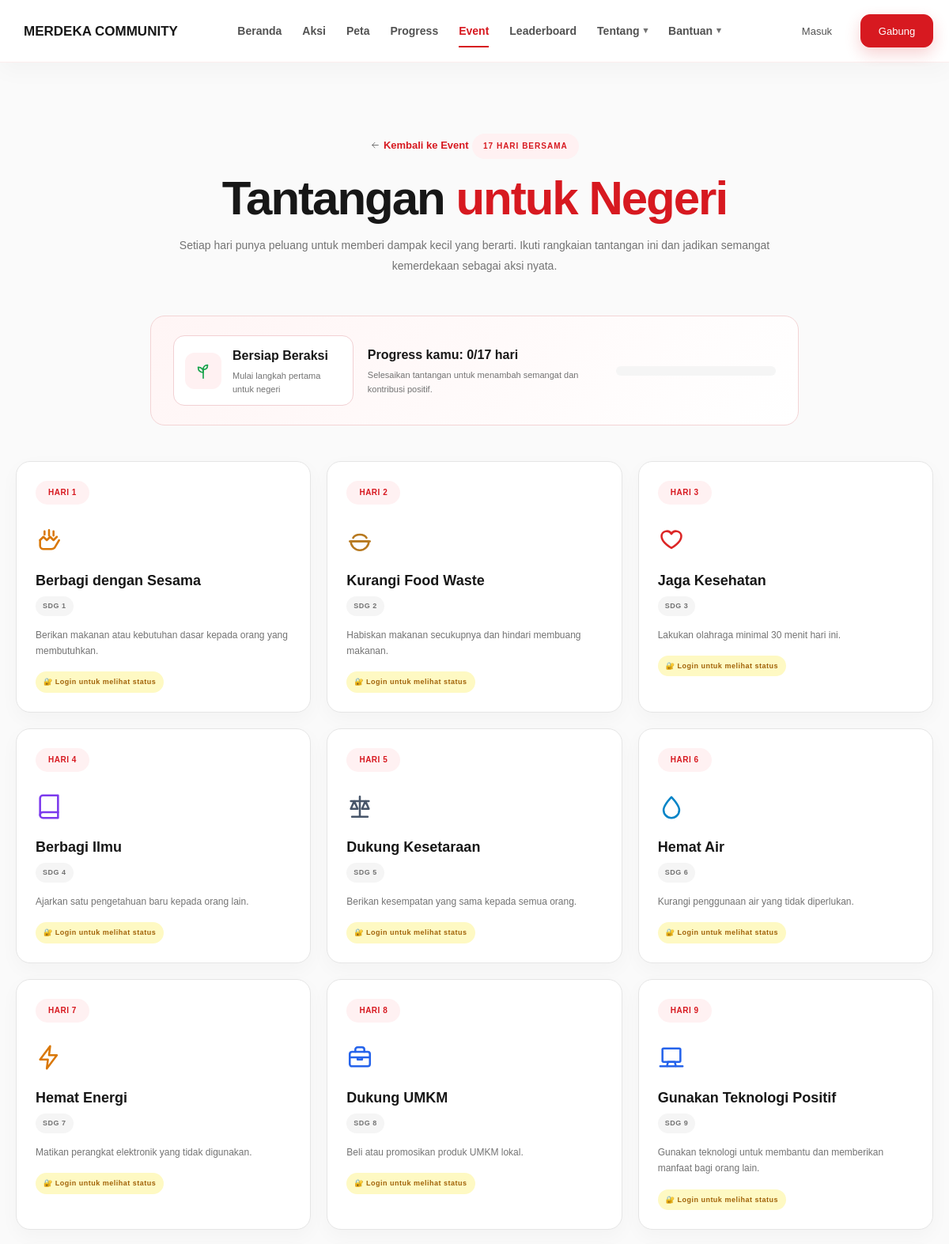
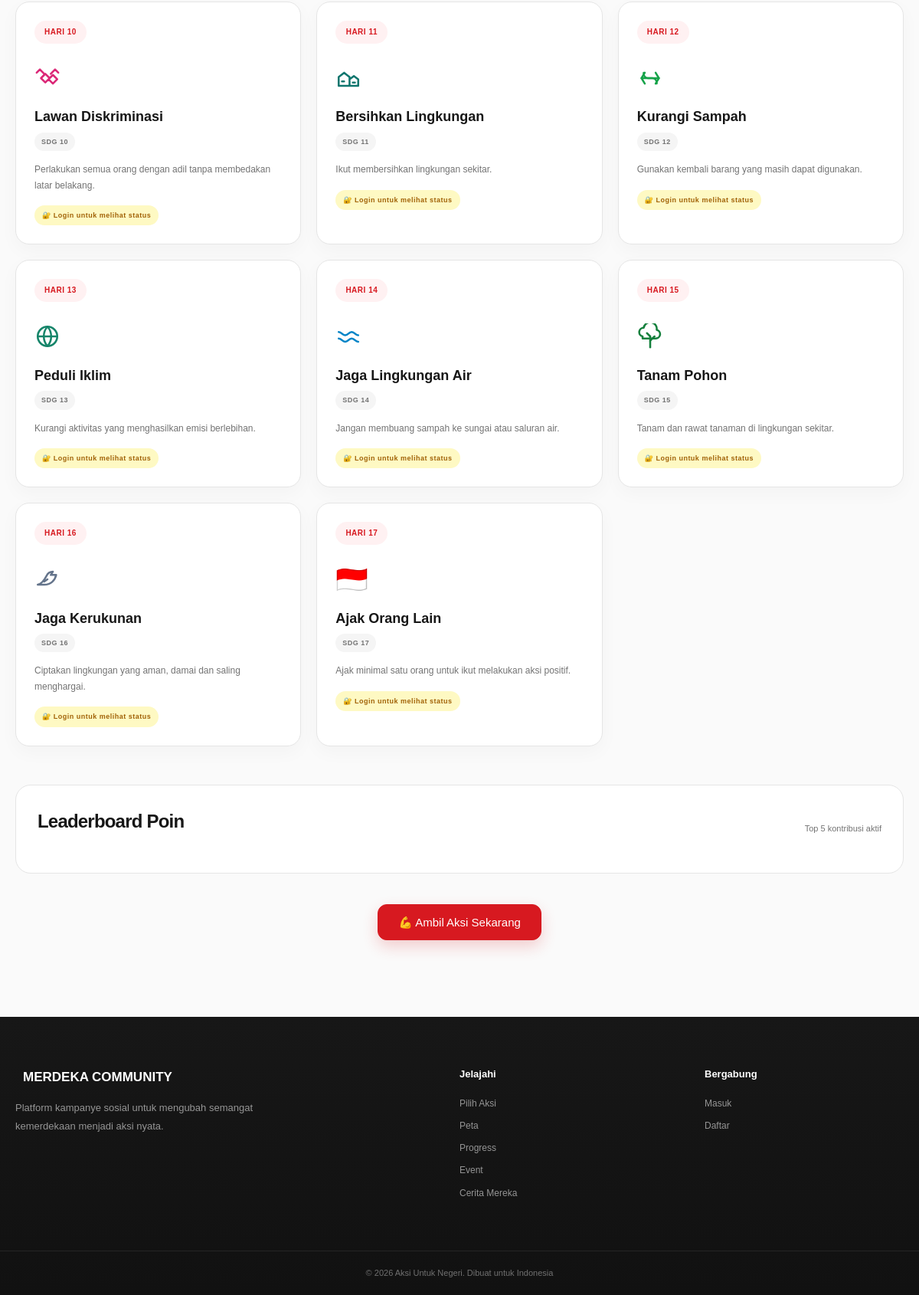
The page /pages/tantangan.php on the database its author committed (2 pictures, top to bottom).
### tables this page shows
CREATE TABLE `tantangan` (
  `id` int NOT NULL,
  `hari` int NOT NULL,
  `sdg_nomor` int NOT NULL,
  `judul` varchar(200) NOT NULL,
  `deskripsi` text NOT NULL,
  `icon` varchar(50) DEFAULT NULL
);

### pages/tantangan.php (the view, shortened to what this page needs)
<?php
require_once "../config/database.php";
$userId = isset($_SESSION['user_id']) ? (int) $_SESSION['user_id'] : 0;
$queryTantangan = mysqli_query(
    $conn,
    "SELECT *
     FROM tantangan
     ORDER BY hari ASC"
);
$tantanganList = [];
while ($row = mysqli_fetch_assoc($queryTantangan)) {
    $tantanganList[] = $row;
}
$approvedAksiCount = 0;
$userCompleted = 0;
$totalHari = count($tantanganList);
$achievementLevels = [
    ['min' => 0, 'label' => 'Bersiap Beraksi', 'icon' => '🌱', 'desc' => 'Mulai langkah pertama untuk negeri'],
    ['min' => 1, 'label' => 'Pemula Berani', 'icon' => '🔥', 'desc' => 'Sudah ada satu langkah nyata'],
    ['min' => 3, 'label' => 'Relawan Inspiratif', 'icon' => '⭐', 'desc' => 'Konsisten memberi dampak'],
    ['min' => 5, 'label' => 'Aktivis Muda', 'icon' => '🏅', 'desc' => 'Sudah banyak langkah yang dibangun'],
    ['min' => 10, 'label' => 'Pejuang Negeri', 'icon' => '👑', 'desc' => 'Kontribusi sudah terlihat nyata'],
    ['min' => 17, 'label' => 'Pelopor Kemerdekaan', 'icon' => '', 'desc' => 'Menuntaskan seluruh tantangan 17 hari'],
];
$currentAchievement = $achievementLevels[0];
foreach ($achievementLevels as $achievement) {
    if ($userCompleted >= $achievement['min']) {
        $currentAchievement = $achievement;
    }
}
?>
<!DOCTYPE html>
<html lang="id">
<head>
    <link rel="stylesheet" href="../assets/css/style.css">
    <link rel="stylesheet" href="../assets/css/pages.css">
</head>
<body class="challenge-page">
<?php $basePath = '../'; require __DIR__ . '/../includes/navbar.php'; ?>
<main class="challenge-main">
    <div class="container">
        <div class="challenge-hero">
            <a href="event.php" class="text-link">← Kembali ke Event</a>
            <span class="challenge-label"> 17 HARI BERSAMA</span>
            <h1>
                Tantangan <span>untuk Negeri</span>
            </h1>
            <p>
                Setiap hari punya peluang untuk memberi dampak kecil yang berarti.
                Ikuti rangkaian tantangan ini dan jadikan semangat kemerdekaan sebagai aksi nyata.
            </p>
        </div>
        <div class="challenge-progress">
            <div class="achievement-box">
                <div class="achievement-icon"><?= htmlspecialchars($currentAchievement['icon']) ?></div>
                <div class="achievement-copy">
                    <strong><?= htmlspecialchars($currentAchievement['label']) ?></strong>
                    <small><?= htmlspecialchars($currentAchievement['desc']) ?></small>
                </div>
            </div>
            <div>
                <strong>
                    Progress kamu: <?= (int) $userCompleted ?>/<?= $totalHari ?> hari
                </strong>
                <small>
                    Selesaikan tantangan untuk menambah semangat dan kontribusi positif.
                </small>
            </div>
            <div class="progress-meter" aria-label="Progress tantangan">
            </div>
        </div>
        <div class="challenge-grid">
            <?php foreach ($tantanganList as $tantangan): ?>
                <?php
                    $isDone = $userId > 0 && $approvedAksiCount > 0 && (int) $tantangan['hari'] <= $userCompleted;
                ?>
                <article class="challenge-card">
                    <div class="challenge-day">Hari <?= (int) $tantangan['hari'] ?></div>
                    <div class="icon"><?= htmlspecialchars($tantangan['icon'] ?? '✨') ?></div>
                    <h3><?= htmlspecialchars($tantangan['judul']) ?></h3>
                    <span class="sdg">SDG <?= (int) $tantangan['sdg_nomor'] ?></span>
                    <p><?= htmlspecialchars($tantangan['deskripsi']) ?></p>
                    <?php if ($userId > 0): ?>
                        <span class="challenge-status <?= $isDone ? 'done' : 'pending' ?>">
                            <?= $isDone ? '✅ Selesai (Admin)' : '⏳ Menunggu verifikasi admin' ?>
                        </span>
                    <?php else: ?>
                        <div class="challenge-status pending">
                            🔐 Login untuk melihat status
                        </div>
                    <?php endif; ?>
                </article>
            <?php endforeach; ?>
        </div>
        <div class="leaderboard-box">
            <div class="leaderboard-header">
                <h2>Leaderboard Poin</h2>
                <span>Top 5 kontribusi aktif</span>
            </div>
        </div>
        <div class="challenge-cta">
            <a href="aksi.php" class="btn btn-primary btn-large">💪 Ambil Aksi Sekarang</a>
        </div>
    </div>
</main>
<?php if (false): ?>
<footer class="footer">
    <div class="container footer-container">
        <div class="footer-brand">
            <div class="logo">
                <span class="logo-icon">
                    🇮🇩
                </span>
                Aksi Untuk Negeri
            </div>
            <p>
                Platform kampanye sosial untuk
                mengubah semangat kemerdekaan
                menjadi aksi nyata.
            </p>
        </div>
        <div class="footer-links">
            <h4>
                Jelajahi
            </h4>
            <a href="../index.php#aksi">
                Pilih Aksi
            </a>
            <a href="../index.php#progress">
                Progress
            </a>
            <a href="../index.php#tantangan">
                17 Hari
            </a>
            <a href="../index.php#cerita">
                Cerita Mereka
            </a>
            <a href="about.php">
                Tentang
            </a>
            <a href="faq.php">
                FAQ
            </a>
            <a href="contact.php">
                Kontak
            </a>
        </div>
        <div class="footer-links">
            <h4>
                Bergabung
            </h4>
            <?php if (isset($_SESSION['user_id'])): ?>
                <?php if (($_SESSION['role'] ?? '') === 'admin'): ?>
                    <a href="../admin/index.php">
                        Dashboard Admin
                    </a>
                <?php endif; ?>
                <a href="../dashboard.php">
                    Dashboard
                </a>
                <a href="../logout.php">
                    Keluar
                </a>
            <?php else: ?>
                <a href="../login.php">
                    Masuk
                </a>
                <a href="../register.php">
                    Daftar
                </a>
            <?php endif; ?>
        </div>
    </div>
    <div class="footer-bottom">
        <div class="container">
            <p>
                © <?= date('Y') ?>
                Aksi Untuk Negeri.
                Dibuat untuk Indonesia 🇮🇩
            </p>
        </div>
    </div>
</footer>
<?php endif; require __DIR__ . '/../includes/footer.php'; ?>
</body>
</html>

### includes/navbar.php (shortened to what this page needs)
<?php
$basePath = $basePath ?? '';
$currentPage = basename($_SERVER['SCRIPT_NAME'] ?? 'index.php');
$isHome = $currentPage === 'index.php';
$isAction = $currentPage === 'aksi.php';
$isMap = $currentPage === 'peta.php';
$isProgress = $currentPage === 'progress.php';
$isEvent = $currentPage === 'event.php' || $currentPage === 'tantangan.php';
$isLeaderboard = $currentPage === 'leaderboard.php';
$isAbout = $currentPage === 'about.php' || $currentPage === 'cerita.php';
$isHelp = $currentPage === 'faq.php' || $currentPage === 'contact.php';
?>
<header class="navbar">
    <div class="container nav-container">
        <a href="<?= $basePath ?>index.php" class="logo">
            MERDEKA COMMUNITY
        </a>
        <nav class="nav-menu">
            <a href="<?= $basePath ?>index.php" class="<?= $isHome ? 'active' : '' ?>" <?= $isHome ? 'aria-current="page"' : '' ?>>Beranda</a>
            <a href="<?= $basePath ?>pages/aksi.php" class="<?= $isAction ? 'active' : '' ?>" <?= $isAction ? 'aria-current="page"' : '' ?>>Aksi</a>
            <a href="<?= $basePath ?>pages/peta.php" class="<?= $isMap ? 'active' : '' ?>" <?= $isMap ? 'aria-current="page"' : '' ?>>Peta</a>
            <a href="<?= $basePath ?>pages/progress.php" class="<?= $isProgress ? 'active' : '' ?>" <?= $isProgress ? 'aria-current="page"' : '' ?>>Progress</a>
            <a href="<?= $basePath ?>pages/event.php" class="<?= $isEvent ? 'active' : '' ?>" <?= $isEvent ? 'aria-current="page"' : '' ?>>Event</a>
            <a href="<?= $basePath ?>pages/leaderboard.php" class="<?= $isLeaderboard ? 'active' : '' ?>" <?= $isLeaderboard ? 'aria-current="page"' : '' ?>>Leaderboard</a>
            <details class="nav-dropdown" <?= $isAbout ? 'open' : '' ?>>
                <summary class="<?= $isAbout ? 'active' : '' ?>">Tentang <span aria-hidden="true">▾</span></summary>
            </details>
            <details class="nav-dropdown" <?= $isHelp ? 'open' : '' ?>>
                <summary class="<?= $isHelp ? 'active' : '' ?>">Bantuan <span aria-hidden="true">▾</span></summary>
            </details>
        </nav>
        <div class="nav-button">
            <?php if (isset($_SESSION['user_id'])): ?>
                <?php if (($_SESSION['role'] ?? '') === 'admin'): ?>
                    <a href="<?= $basePath ?>admin/index.php" class="btn btn-primary">Dashboard Admin</a>
                <?php else: ?>
                    <a href="<?= $basePath ?>dashboard.php" class="btn btn-primary">Dashboard</a>
                <?php endif; ?>
                <a href="<?= $basePath ?>logout.php" class="btn btn-outline">Keluar</a>
            <?php else: ?>
                <a href="<?= $basePath ?>login.php" class="btn btn-outline">Masuk</a>
                <a href="<?= $basePath ?>register.php" class="btn btn-primary">Gabung</a>
            <?php endif; ?>
        </div>
    </div>
</header>

### includes/footer.php (shortened to what this page needs)
<footer class="footer">
    <div class="container footer-container">
        <div class="footer-brand">
            <div class="logo">
                MERDEKA COMMUNITY
            </div>
            <p>Platform kampanye sosial untuk mengubah semangat kemerdekaan menjadi aksi nyata.</p>
        </div>
        <div class="footer-links">
            <h4>Jelajahi</h4>
            <a href="<?= $basePath ?>index.php#aksi">Pilih Aksi</a>
            <a href="<?= $basePath ?>pages/peta.php">Peta</a>
            <a href="<?= $basePath ?>index.php#progress">Progress</a>
            <a href="<?= $basePath ?>index.php#event">Event</a>
            <a href="<?= $basePath ?>index.php#cerita">Cerita Mereka</a>
        </div>
        <div class="footer-links">
            <h4>Bergabung</h4>
            <?php if (isset($_SESSION['user_id'])): ?>
                <?php if (($_SESSION['role'] ?? '') === 'admin'): ?>
                    <a href="<?= $basePath ?>admin/index.php">Dashboard Admin</a>
                <?php endif; ?>
                <a href="<?= $basePath ?>dashboard.php">Dashboard</a>
                <a href="<?= $basePath ?>logout.php">Keluar</a>
            <?php else: ?>
                <a href="<?= $basePath ?>login.php">Masuk</a>
                <a href="<?= $basePath ?>register.php">Daftar</a>
            <?php endif; ?>
        </div>
    </div>
    <div class="footer-bottom">
        <div class="container">
            <p>© <?= date('Y') ?> Aksi Untuk Negeri. Dibuat untuk Indonesia </p>
        </div>
    </div>
</footer>
</body>
</html>

### assets/css/pages.css (style rules this page uses)
.challenge-page { min-height: 100vh; background: #fafafa; }
.challenge-main { padding: 70px 0 100px; }
.challenge-hero { text-align: center; max-width: 780px; margin: 0 auto 50px; }
.challenge-label { display: inline-block; padding: 8px 14px; border-radius: 999px; background: #fff1f2; color: #d71920; font-size: 10px; font-weight: 900; letter-spacing: 1px; }
.challenge-hero h1 { margin-top: 18px; font-size: clamp(36px, 5vw, 62px); line-height: 1.05; letter-spacing: -2px; }
.challenge-hero h1 span { color: #d71920; }
.challenge-hero p { margin-top: 16px; color: #737373; font-size: 14px; line-height: 1.8; }
.challenge-progress { display: flex; align-items: center; justify-content: space-between; gap: 18px; padding: 24px 28px; margin: 0 auto 45px; max-width: 820px; border: 1px solid #f3d4d5; border-radius: 18px; background: linear-gradient(135deg, #fff5f5, #ffffff); }
.achievement-box { display: flex; align-items: center; gap: 14px; padding: 12px 14px; border-radius: 14px; background: white; border: 1px solid #f2d0d3; min-width: 220px; }
.achievement-icon { width: 46px; height: 46px; display: flex; align-items: center; justify-content: center; border-radius: 12px; background: #fff1f2; font-size: 22px; }
.achievement-copy { flex: 1; }
.achievement-copy strong { display: block; font-size: 13px; }
.achievement-copy small { display: block; margin-top: 4px; color: #737373; font-size: 10px; line-height: 1.5; }
.challenge-progress strong { display: block; font-size: 16px; }
.challenge-progress small { display: block; margin-top: 5px; color: #737373; font-size: 11px; }
.progress-meter { width: 240px; height: 12px; border-radius: 9999px; background: #f5f5f5; overflow: hidden; }
.challenge-grid { display: grid; grid-template-columns: repeat(3, minmax(0, 1fr)); gap: 20px; }
.challenge-card { padding: 24px; border: 1px solid #e5e5e5; border-radius: 18px; background: white; box-shadow: 0 8px 25px rgba(0,0,0,0.03); }
.challenge-day { display: inline-flex; align-items: center; justify-content: center; min-width: 68px; padding: 7px 10px; border-radius: 999px; background: #fff1f2; color: #d71920; font-size: 10px; font-weight: 900; letter-spacing: 0.5px; }
.challenge-card .icon { margin-top: 18px; font-size: 34px; }
.challenge-card h3 { margin-top: 12px; font-size: 18px; line-height: 1.3; }
.challenge-card .sdg { display: inline-block; margin-top: 8px; padding: 5px 9px; border-radius: 999px; background: #f5f5f5; color: #737373; font-size: 9px; font-weight: 800; letter-spacing: 0.5px; }
.challenge-card p { margin-top: 14px; color: #737373; font-size: 12px; line-height: 1.7; }
.challenge-status { display: inline-flex; align-items: center; margin-top: 16px; padding: 6px 10px; border-radius: 999px; font-size: 9px; font-weight: 900; letter-spacing: 0.5px; }
.challenge-status.pending { background: #fef9c3; color: #a16207; }
.leaderboard-box { margin-top: 50px; padding: 28px; border: 1px solid #e5e5e5; border-radius: 20px; background: white; }
.leaderboard-header { display: flex; justify-content: space-between; align-items: end; gap: 10px; margin-bottom: 20px; }
.leaderboard-header h2 { font-size: 24px; letter-spacing: -0.8px; }
.leaderboard-header span { color: #737373; font-size: 11px; }
.challenge-cta { margin-top: 40px; text-align: center; }

### rows shown on the page
tantangan: hari "1", judul "Berbagi dengan Sesama", sdg_nomor "1", deskripsi "Berikan makanan atau kebutuhan dasar kepada orang yang membutuhkan."
tantangan: hari "2", judul "Kurangi Food Waste", sdg_nomor "2", deskripsi "Habiskan makanan secukupnya dan hindari membuang makanan."
tantangan: hari "3", judul "Jaga Kesehatan", sdg_nomor "3", deskripsi "Lakukan olahraga minimal 30 menit hari ini."
tantangan: hari "4", judul "Berbagi Ilmu", sdg_nomor "4", deskripsi "Ajarkan satu pengetahuan baru kepada orang lain."
tantangan: hari "5", judul "Dukung Kesetaraan", sdg_nomor "5", deskripsi "Berikan kesempatan yang sama kepada semua orang."
tantangan: hari "6", judul "Hemat Air", sdg_nomor "6", deskripsi "Kurangi penggunaan air yang tidak diperlukan."
tantangan: hari "7", judul "Hemat Energi", sdg_nomor "7", deskripsi "Matikan perangkat elektronik yang tidak digunakan."
tantangan: hari "8", judul "Dukung UMKM", sdg_nomor "8", deskripsi "Beli atau promosikan produk UMKM lokal."
tantangan: hari "9", judul "Gunakan Teknologi Positif", sdg_nomor "9", deskripsi "Gunakan teknologi untuk membantu dan memberikan manfaat bagi orang lain."
tantangan: hari "10", judul "Lawan Diskriminasi", sdg_nomor "10", deskripsi "Perlakukan semua orang dengan adil tanpa membedakan latar belakang."
tantangan: hari "11", judul "Bersihkan Lingkungan", sdg_nomor "11", deskripsi "Ikut membersihkan lingkungan sekitar."
tantangan: hari "12", judul "Kurangi Sampah", sdg_nomor "12", deskripsi "Gunakan kembali barang yang masih dapat digunakan."
tantangan: hari "13", judul "Peduli Iklim", sdg_nomor "13", deskripsi "Kurangi aktivitas yang menghasilkan emisi berlebihan."
tantangan: hari "14", judul "Jaga Lingkungan Air", sdg_nomor "14", deskripsi "Jangan membuang sampah ke sungai atau saluran air."
tantangan: hari "15", judul "Tanam Pohon", sdg_nomor "15", deskripsi "Tanam dan rawat tanaman di lingkungan sekitar."
tantangan: hari "16", judul "Jaga Kerukunan", sdg_nomor "16", deskripsi "Ciptakan lingkungan yang aman, damai dan saling menghargai."
tantangan: hari "17", icon "🇮🇩", judul "Ajak Orang Lain", sdg_nomor "17", deskripsi "Ajak minimal satu orang untuk ikut melakukan aksi positif."

### other values the page prints
$currentAchievement['label'] "Bersiap Beraksi"
$currentAchievement['desc'] "Mulai langkah pertama untuk negeri"
$userCompleted "0"
$totalHari "17"
